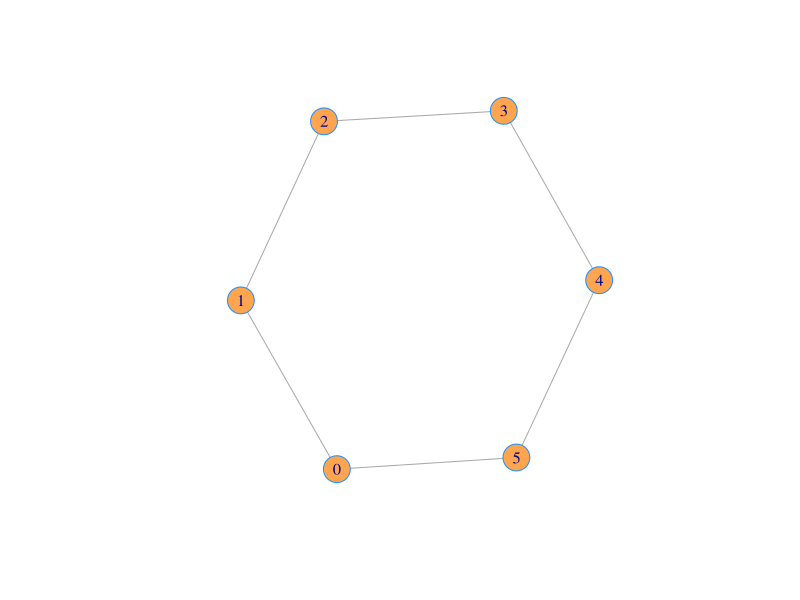

The R source for this figure:
## ---- chunk 1
require(pracma)
## ---- chunk 2
n = 6
C = 0:(n-1)
A = mod(rbind(
  C,C+1,C+2,C+3,C+4,C+5
),6)
rownames(A) <- C
colnames(A) <- C
A
## ---- chunk 3
require(igraph)
## ---- chunk 4
A = rbind(
  c(0,0,0,0,0,1),
  c(1,0,0,0,0,0),
  c(0,1,0,0,0,0),
  c(0,0,1,0,0,0),
  c(0,0,0,1,0,0),
  c(0,0,0,0,1,0)
)
A = A + t(A)
g=graph_from_adjacency_matrix(A,mode='directed')
g <- graph(edges=c(1,2,2,3,3,4,4,5,5,6,6,1),n=6,directed=F)
V(g)$label = 0:5
plot(g, vertex.color='tan1', vertex.frame.color="dodgerblue")
